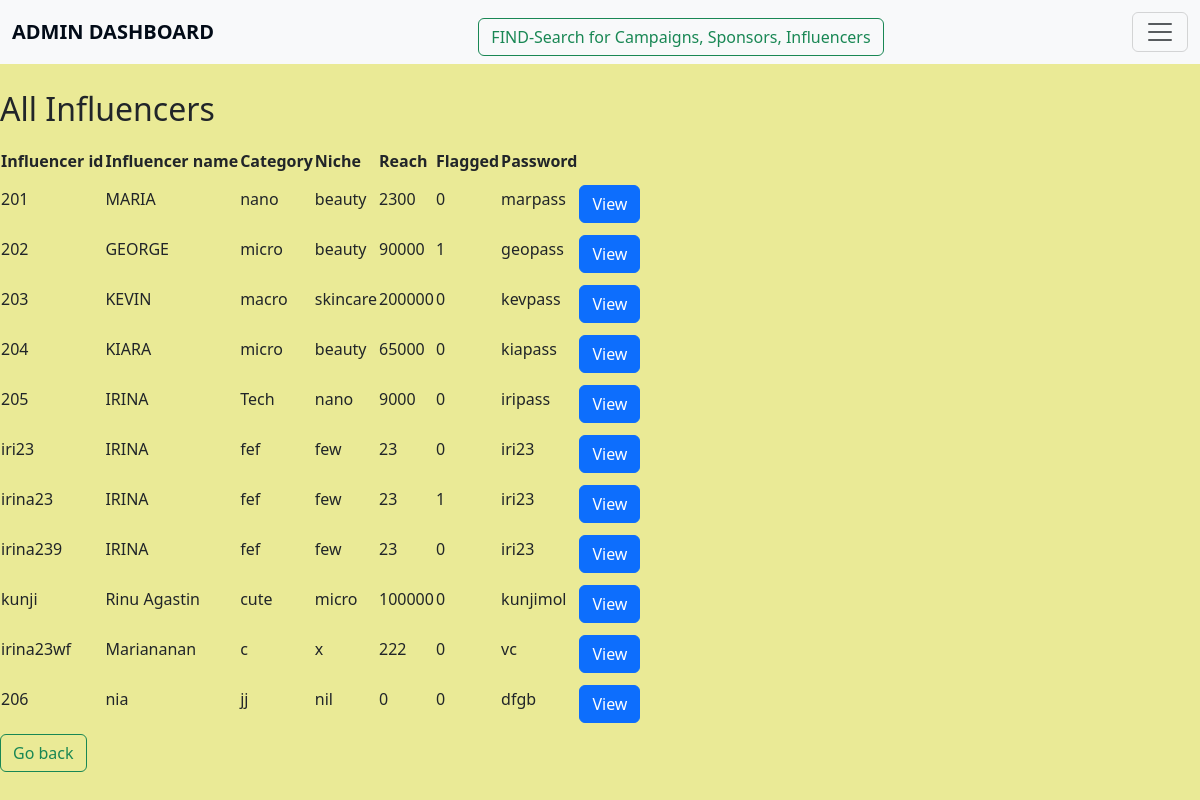
Before: /influencers with the older database file.
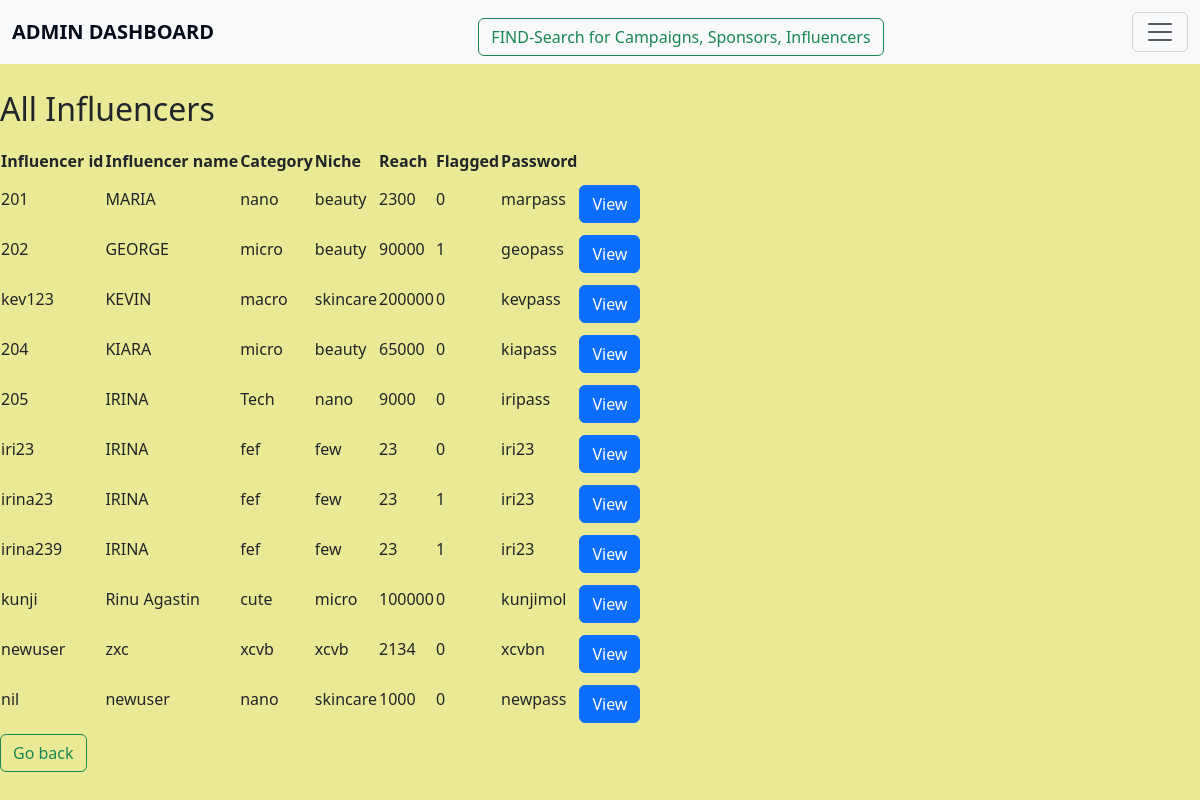
After: the same page with the newer database file.
### application/models.py (models this page shows, shortened)
class Influencer(db.Model):
    __tablename__="influencer"
    inf_id=db.Column(db.String,primary_key=True,nullable=False)
    inf_name=db.Column(db.String)
    inf_password=db.Column(db.String,nullable=False)
    inf_category=db.Column(db.String,nullable=False)
    inf_niche=db.Column(db.String,nullable=False)
    inf_reach=db.Column(db.Integer,nullable=False)
    flagged=db.Column(db.Integer, default=0)
    rating=db.Column(db.Numeric(1,1),default=0)
    inf_req=db.relationship('Adrequest')
    inf_num_rating=db.Column(db.Integer, default=0)
    inf_total_rating=db.Column(db.Numeric, default=0)

### application/controllers.py (the view)
@app.route("/influencers",methods=["GET"])
def influencers():
    inf=Influencer.query.all()
    return render_template('influencers.html',inf=inf)

### templates/influencers.html (shortened to what this page needs)
<!DOCTYPE html>
<html lang="en">
<head>
    <link href="https://cdn.jsdelivr.net/npm/bootstrap@5.3.3/dist/css/bootstrap.min.css" rel="stylesheet">
</head>
<body>
    <nav class="navbar bg-body-tertiary fixed-top">
        <div class="container-fluid">
            <a class="navbar-brand" href="/">ADMIN DASHBOARD</a>
            <a href="find_details"><button class="btn btn-outline-success" type="button">FIND-Search for Campaigns, Sponsors, Influencers</button></a>
            <button class="navbar-toggler" type="button" data-bs-toggle="offcanvas" data-bs-target="#offcanvasNavbar" aria-controls="offcanvasNavbar" aria-label="Toggle navigation">
                <span class="navbar-toggler-icon"></span>
            </button>
        </div>
    </nav>
    <h2>All Influencers</h2>
    <table id="all-Influencers">
        <tr>
            <th>Influencer id</th>
            <th>Influencer name</th>
            <th>Category</th>
            <th>Niche</th>
            <th>Reach</th>
            <th>Flagged</th>
            <th>Password</th>
        </tr>
        {%for i in inf%}
            <tr>
                <td>{{i.inf_id}}</td>
                <td>{{i.inf_name}}</td>
                <td>{{i.inf_category}}</td>
                <td>{{i.inf_niche}}</td>
                <td>{{i.inf_reach}}</td>
                <td>{{i.flagged}}</td>
                <td>{{i.inf_password}}</td>
                <td><a href="{{url_for('inf_details', inf_id=i.inf_id) }}" class="btn btn-primary" type="button">View</a></td>
            </tr>
        {%endfor%}
    </table>
    <td> <a href="{{url_for('admin_dashboard') }}"><button class="btn btn-outline-success" type="button">Go back</button></a></td>
</body>
</html>

### templates/influencers.html (style rules this page uses)
body { padding-top: 70px; background-color: #eaea96; }
h1, h2 { margin-top: 20px; }
table { margin-top: 20px; }
.navbar-brand { font-weight: bold; }
.navbar, .offcanvas-header, .offcanvas-body { background-color: #f0f2ec; }
.navbar-brand, .nav-link, .offcanvas-title { color: #020b17; }
.btn-primary, .btn-outline-success { margin-top: 10px; }

Changed rows visible on the page:
removed Influencer: inf_id "203", inf_name "KEVIN", inf_category "macro", inf_niche "skincare", inf_reach "200000", flagged "0", inf_password "kevpass"
removed Influencer: inf_id "irina23wf", inf_name "Mariananan", inf_category "c", inf_niche "x", inf_reach "222", flagged "0", inf_password "vc"
removed Influencer: inf_id "206", inf_name "nia", inf_category "jj", inf_niche "nil", inf_reach "0", flagged "0", inf_password "dfgb"
added Influencer: inf_id "kev123", inf_name "KEVIN", inf_category "macro", inf_niche "skincare", inf_reach "200000", flagged "0", inf_password "kevpass"
changed Influencer "irina239": flagged "0" → "1"
added Influencer: inf_id "newuser", inf_name "zxc", inf_category "xcvb", inf_niche "xcvb", inf_reach "2134", flagged "0", inf_password "xcvbn"
added Influencer: inf_id "nil", inf_name "newuser", inf_category "nano", inf_niche "skincare", inf_reach "1000", flagged "0", inf_password "newpass"
